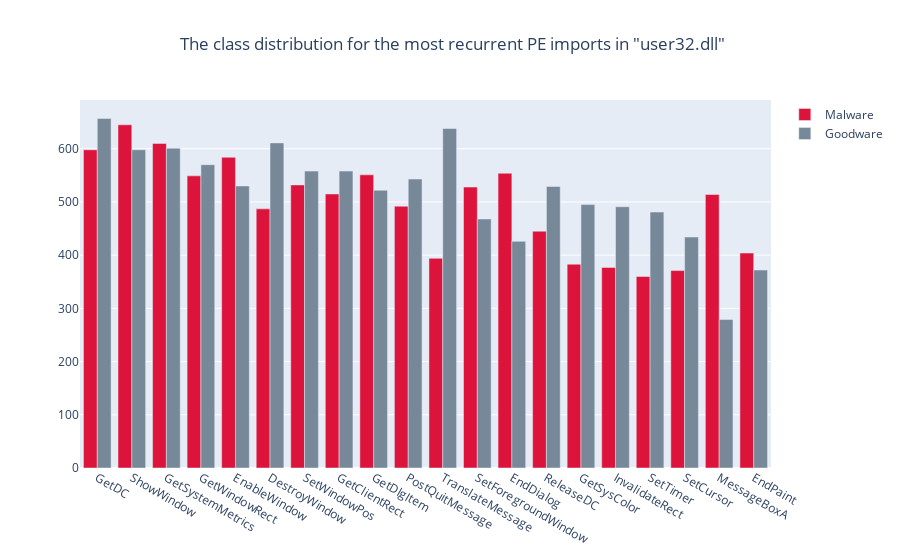

Write notebook code for a chart like this one.
### Code cell
#most recurrent PE imports of the user32.dll library
plot_class_distribution(df = get_data(folder_path, file_name),
                        libraries = most_recurrent_,
                        title = 'The class distribution for the most recurrent PE imports in "user32.dll"')

### Figure 1 — Plotly figure (JSON) as saved in the notebook; plotly's stock layout.template omitted (floating-point values rounded to 4 significant figures)
{"data": [{"marker": {"color": ["crimson", "crimson", "crimson", "crimson", "crimson", "crimson", "crimson", "crimson", "crimson", "crimson", "crimson", "crimson", "crimson", "crimson", "crimson", "crimson", "crimson", "crimson", "crimson", "crimson"]}, "name": "Malware", "type": "bar", "x": ["GetDC", "ShowWindow", "GetSystemMetrics", "GetWindowRect", "EnableWindow", "DestroyWindow", "SetWindowPos", "GetClientRect", "GetDlgItem", "PostQuitMessage", "TranslateMessage", "SetForegroundWindow", "EndDialog", "ReleaseDC", "GetSysColor", "InvalidateRect", "SetTimer", "SetCursor", "MessageBoxA", "EndPaint"], "y": [598, 645, 610, 549, 584, 487, 532, 515, 551, 492, 394, 528, 554, 445, 383, 377, 360, 371, 514, 404]}, {"marker": {"color": ["lightslategray", "lightslategray", "lightslategray", "lightslategray", "lightslategray", "lightslategray", "lightslategray", "lightslategray", "lightslategray", "lightslategray", "lightslategray", "lightslategray", "lightslategray", "lightslategray", "lightslategray", "lightslategray", "lightslategray", "lightslategray", "lightslategray", "lightslategray"]}, "name": "Goodware", "type": "bar", "x": ["GetDC", "ShowWindow", "GetSystemMetrics", "GetWindowRect", "EnableWindow", "DestroyWindow", "SetWindowPos", "GetClientRect", "GetDlgItem", "PostQuitMessage", "TranslateMessage", "SetForegroundWindow", "EndDialog", "ReleaseDC", "GetSysColor", "InvalidateRect", "SetTimer", "SetCursor", "MessageBoxA", "EndPaint"], "y": [657, 598, 601, 570, 530, 611, 558, 558, 522, 543, 638, 468, 426, 529, 495, 491, 481, 434, 279, 372]}], "layout": {"barmode": "group", "title": {"text": "The class distribution for the most recurrent PE imports in \"user32.dll\"", "x": 0.2}}}
